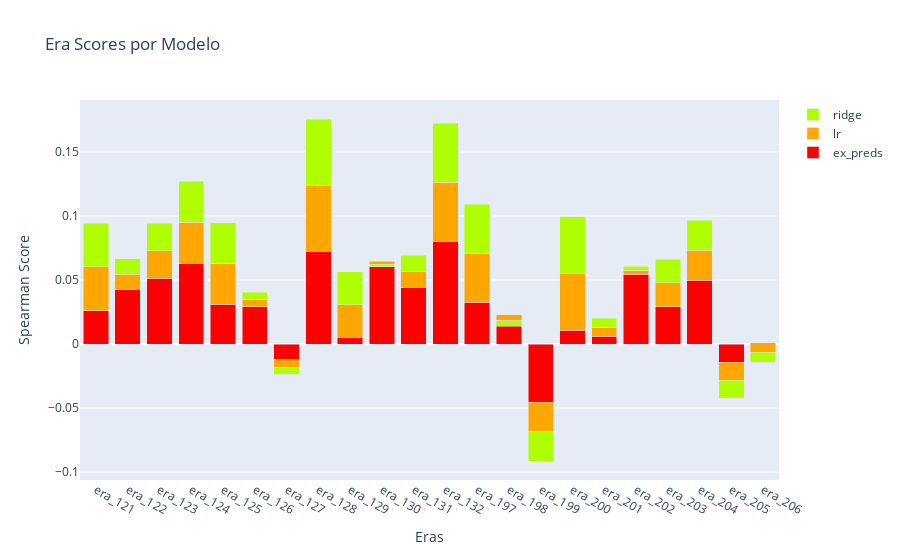

The notebook cell saved with this chart:
### Code cell
visualize.plot_era_scores(df_era_scores, model_names)

### Figure 1 — Plotly figure (JSON) as saved in the notebook; plotly's stock layout.template omitted (floating-point values rounded to 4 significant figures)
{"data": [{"marker": {"color": "#ff0000"}, "name": "ex_preds", "type": "bar", "visible": true, "x": ["era_121", "era_122", "era_123", "era_124", "era_125", "era_126", "era_127", "era_128", "era_129", "era_130", "era_131", "era_132", "era_197", "era_198", "era_199", "era_200", "era_201", "era_202", "era_203", "era_204", "era_205", "era_206"], "y": [0.02612, 0.04227, 0.05153, 0.06305, 0.03101, 0.02926, -0.01234, 0.07249, 0.004946, 0.06467, 0.04395, 0.08023, 0.03258, 0.02291, -0.04553, 0.01099, 0.006069, 0.05438, 0.02917, 0.04979, -0.01415, 0.001124]}, {"marker": {"color": "#ffa700"}, "name": "lr", "type": "bar", "visible": true, "x": ["era_121", "era_122", "era_123", "era_124", "era_125", "era_126", "era_127", "era_128", "era_129", "era_130", "era_131", "era_132", "era_197", "era_198", "era_199", "era_200", "era_201", "era_202", "era_203", "era_204", "era_205", "era_206"], "y": [0.03408, 0.01213, 0.02144, 0.03196, 0.03192, 0.005605, -0.005609, 0.05161, 0.02581, -0.002227, 0.01265, 0.04608, 0.03838, -0.004517, -0.02286, 0.04415, 0.007096, 0.003155, 0.01856, 0.02349, -0.014, -0.007651]}, {"marker": {"color": "#afff00"}, "name": "ridge", "type": "bar", "visible": true, "x": ["era_121", "era_122", "era_123", "era_124", "era_125", "era_126", "era_127", "era_128", "era_129", "era_130", "era_131", "era_132", "era_197", "era_198", "era_199", "era_200", "era_201", "era_202", "era_203", "era_204", "era_205", "era_206"], "y": [0.03408, 0.01213, 0.02144, 0.03196, 0.03191, 0.005604, -0.005612, 0.05161, 0.02581, -0.00223, 0.01265, 0.04608, 0.03838, -0.004515, -0.02285, 0.04415, 0.007097, 0.003157, 0.01856, 0.02349, -0.014, -0.007649]}], "layout": {"autosize": true, "barmode": "stack", "title": {"text": "Era Scores por Modelo"}, "xaxis": {"autorange": true, "range": [-0.5, 21.5], "showspikes": false, "title": {"text": "Eras"}, "type": "category"}, "yaxis": {"autorange": true, "range": [-0.1061, 0.1905], "showspikes": false, "title": {"text": "Spearman Score"}, "type": "linear"}}}
